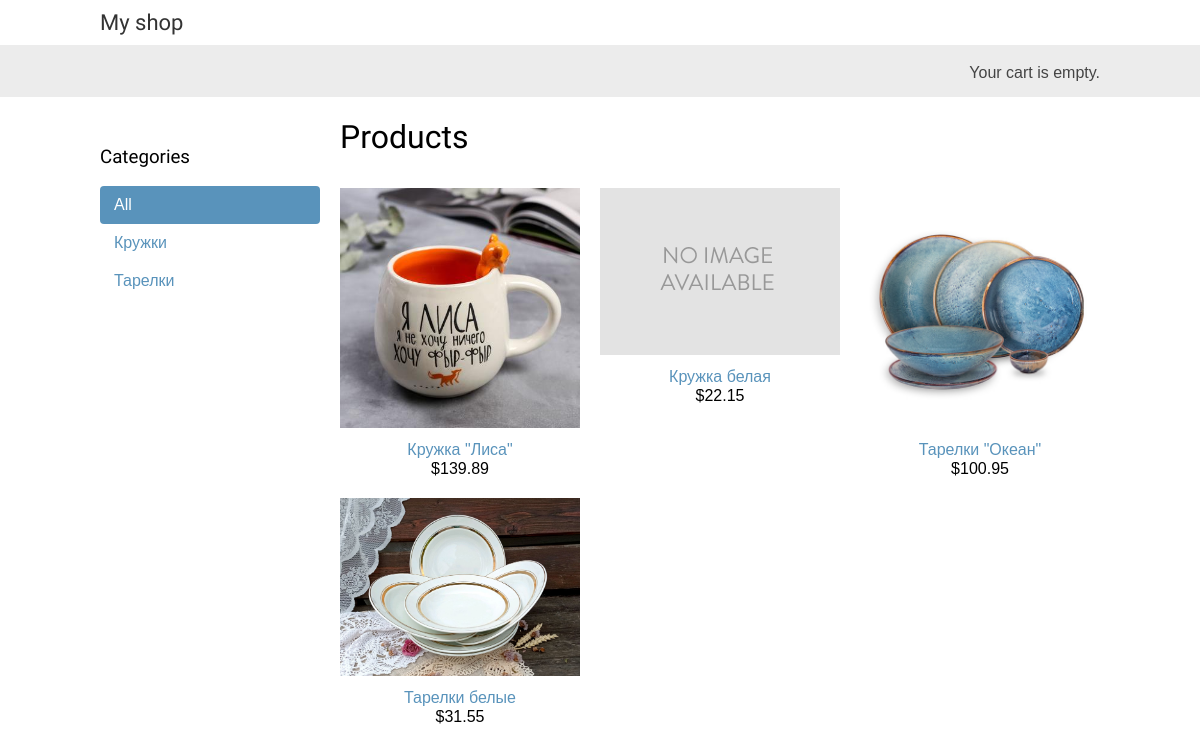
The page / on the database its author committed.
### shop/models.py (models this page shows, shortened)
class Category(models.Model):
    name = models.CharField(max_length=200, db_index=True)
    slug = models.SlugField(max_length=200, unique=True)
    class Meta:
        ordering = ('name',)
        verbose_name = 'category'
        verbose_name_plural = 'categories'
    def get_absolute_url(self):
        return reverse('shop:product_list_by_category', args=[self.slug])

class Product(models.Model):
    category = models.ForeignKey(Category,
                                 related_name='products',
                                 on_delete=models.CASCADE)
    name = models.CharField(max_length=200, db_index=True)
    slug = models.SlugField(max_length=200, db_index=True)
    image = models.ImageField(upload_to='products/%Y/%m/%d/', blank=True)
    description = models.TextField(blank=True)
    price = models.DecimalField(max_digits=10, decimal_places=2)
    available = models.BooleanField(default=True)
    created = models.DateTimeField(auto_now_add=True)
    updated = models.DateTimeField(auto_now=True)
    class Meta:
        ordering = ('name',)
        index_together = (('id', 'slug'),)
    def get_absolute_url(self):
        return reverse('shop:product_detail', args=[self.id, self.slug])

### shop/views.py (the view)
# urls.py: path('', views.product_list, name='product_list'),
def product_list(request, category_slug=None):
    category = None
    categories = Category.objects.all()
    products = Product.objects.filter(available=True)
    if category_slug:
        category = get_object_or_404(Category, slug=category_slug)
        products = products.filter(category=category)
    return render(request, 'shop/product/list.html',
                  {'category': category,
                   'categories': categories,
                   'products': products})

### cart/cart.py (called while the page is built)
    def __len__(self):
        return sum(item['quantity'] for item in self.cart.values())

### cart/context_processors.py (called while the page is built)
def cart(request):
    return{'cart': Cart(request)}

### shop/templates/shop/product/list.html (shortened to what this page needs)
{% extends "shop/base.html" %}
{% load static %}
{% block content %}
    <div id="sidebar">
        <h3>Categories</h3>
        <ul>
            <li {% if not category %}class="selected"{% endif %}>
                <a href="{% url "shop:product_list" %}">All</a>
            </li>
            {% for c in categories %}
                <li {% if category.slug == c.slug %}class="selected"{% endif %}>
                    <a href="{{ c.get_absolute_url }}">{{ c.name }}</a>
                </li>
            {% endfor %}
        </ul>
    </div>
    <div id="main" class="product-list">
        <h1>{% if category %}{{ category.name }}{% else %}Products{% endif %}</h1>
        {% for product in products %}
            <div class="item">
                <a href="{{ product.get_absolute_url }}">
                    <img src="{% if product.image %}{{ product.image.url }}
                            {% else %}{% static "img/no_image.png" %}{% endif %}">
                </a>
                <a href="{{ product.get_absolute_url }}">{{ product.name }}</a>
                <br>
                ${{ product.price }}
            </div>
        {% endfor %}
    </div>
{% endblock %}

### shop/templates/shop/base.html (shortened to what this page needs)
{% load static %}
<!DOCTYPE html>
<html>
    <head>
        <link href="{% static "css/base.css" %}" rel="stylesheet">
    </head>
    <body>
        <div id="header">
            <a href="/" class="logo">My shop</a>
        </div>
        <div id="subheader">
            <div class="cart">
                {% with total_items=cart|length %}
                    {% if total_items > 0 %}
                        Your cart:
                        <a href="{% url "cart:cart_detail" %}">
                            {{ total_items }} item{{ total_items|pluralize }},
                            ${{ cart.get_total_price }}
                        </a>
                    {% else %}
                        Your cart is empty.
                    {% endif %}
                {% endwith %}
            </div>
        </div>
        <div id="content">
            {% block content %}{% endblock %}
        </div>
    </body>
</html>

### shop/static/css/base.css (style rules this page uses)
body { margin:0; padding:0; font-family:helvetica, sans-serif; }
h1, h2, h3, h4, h5 , h6 { font-family: 'Ubuntu', sans-serif; font-weight:normal; }
a { text-decoration:none; color:#5993bb; }
#header { padding:10px 100px; font-size:18px; overflow:auto; }
#subheader { background:#ececec; color:#444; padding:15px 100px; overflow:auto; }
#header .logo { font-family: 'Ubuntu', sans-serif; float:left; color:#333; font-size:22px; margin-right:10%; }
#subheader .cart { float:right; padding-top:4px; }
#content { padding:0 100px; overflow:hidden; }
#sidebar { width:220px; padding:30px 20px 0 0; float:left; }
#sidebar ul { margin:0; padding:0; }
#sidebar ul li { margin:0; list-style:none; padding:10px 14px; }
#sidebar ul li a { display:block; }
#sidebar ul li.selected { background:#5993bb; border-radius:4px; }
#sidebar ul li.selected a { color:#fff; }
#main { float:left; width: 96%; margin-right:-220px; overflow:hidden; }
.product-list .item { width:25%; padding:10px 20px 10px 0; float:left; text-align:center; line-height:1.2; }
.product-list .item img { width:100%; margin-bottom:8px; }

### rows shown on the page
Category: name "Кружки"
Category: name "Тарелки"
Product: image (picture), name "Кружка \"Лиса\"", price "139.89"
Product: name "Кружка белая", price "22.15"
Product: image (picture), name "Тарелки \"Океан\"", price "100.95"
Product: image (picture), name "Тарелки белые", price "31.55"
